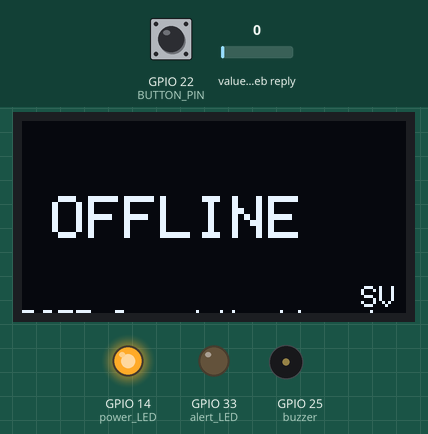
Simulated run of this sketch. Board: ESP32. Shown: 128×64 one-colour display, output pins drawn as LEDs (lit = HIGH), buzzer (waves = sounding, pin HIGH). Inputs (shaded band) come from the test bench; at power-on: GPIO 22 (BUTTON_PIN) LOW, value in the web reply 0. WiFi joins after 1.5 s; servers stay silent unless stated; web services answer with replies made up by the test bench; what the sketch prints to the serial monitor is not drawn.

Above: at 2.7 s.
2.8 s: GPIO 22 (BUTTON_PIN) pulled HIGH for 0.15 s
At 3.26 s:
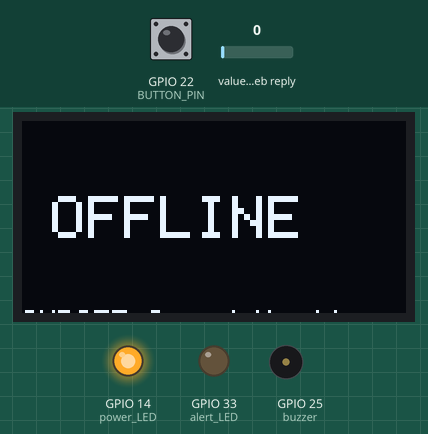
16.9 s: GPIO 22 (BUTTON_PIN) pulled HIGH for 1 s
At 17.38 s:
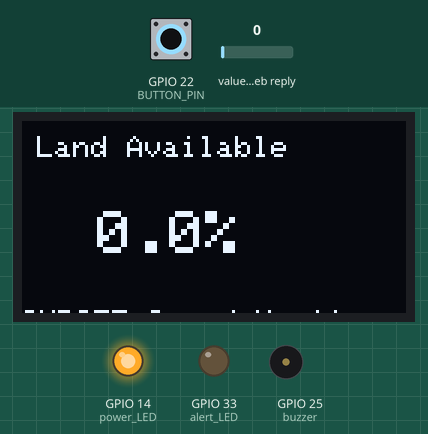
19.4 s: GPIO 22 (BUTTON_PIN) pulled HIGH for 0.15 s
At 19.86 s:
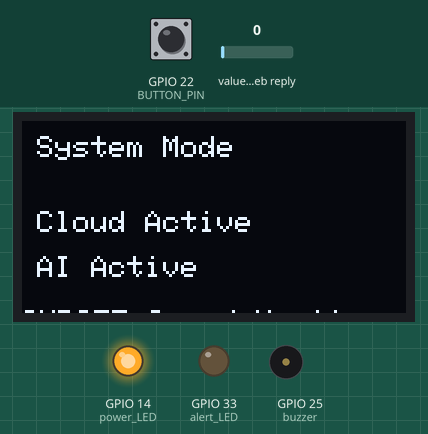
21.7 s: GPIO 22 (BUTTON_PIN) pulled HIGH for 3.2 s
At 22.18 s:
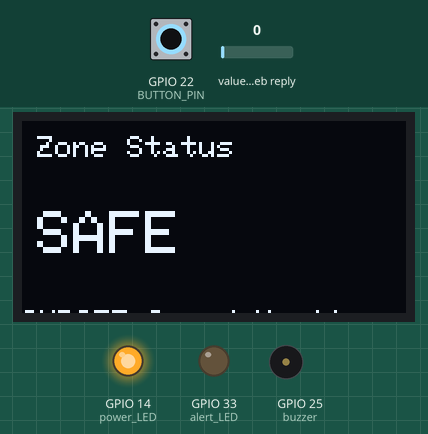
26.4 s: GPIO 22 (BUTTON_PIN) pulled HIGH for 0.15 s
At 26.85 s:
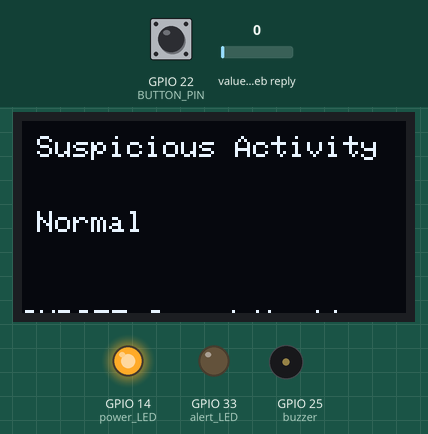
28.6 s: GPIO 22 (BUTTON_PIN) pulled HIGH for 1 s
At 29.02 s:
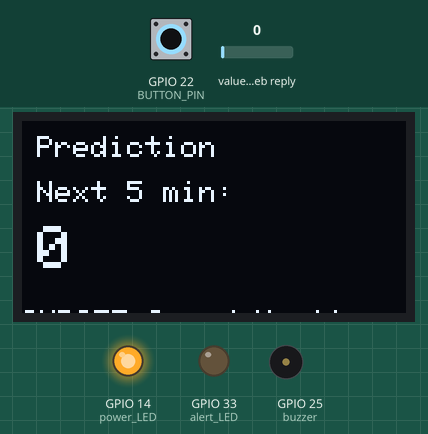

Measured:
- after the input at 19.4 s, the display: changes after 0.27 s (image 3)
- after the input at 26.4 s, the display: changes after 0.27 s (image 5)
- after the input at 28.6 s, the display: changes after 0.24 s (image 6)

The sketch:

receiver.ino
```cpp
#include <WiFi.h>
#include <HTTPClient.h>
#include <ArduinoJson.h>
#include <Wire.h>
#include <Adafruit_GFX.h>
#include <Adafruit_SSD1306.h>

// ================= WIFI =================
const char* ssid = "e-Yantra";
const char* password = "eYL@2016";

// ================= THINGSPEAK =================
const String CHANNEL_ID = "3320572";
const String READ_API_KEY = "GVJ80AY5DZUYI6J3";

// ================= HARDWARE =================
#define power_LED 14
#define alert_LED 33
#define buzzer 25
#define BUTTON_PIN 22
#define OLED_SDA 13
#define OLED_SCL 21

// ================= OLED =================
#define SCREEN_WIDTH 128
#define SCREEN_HEIGHT 64
Adafruit_SSD1306 display(SCREEN_WIDTH, SCREEN_HEIGHT, &Wire, -1);

// ================= DATA =================
String peopleCountStr = "-";
String landAvailableStr = "-";
bool deviceOnline = false;

int alertLevel = 0;
int zoneAlert = 0;
int suspiciousFlag = 0;
int predictedPeople = 0;

unsigned long alertStartTime = 0;
bool alertActive = false;
bool lastAlertState = false;
const unsigned long ALERT_DURATION = 5000; // 5 seconds

unsigned long lastCloudFetch = 0;
unsigned long lastSuccessfulUpdate = 0;

// ================= UI =================
int currentPage = 0;
const int totalPages = 7;
int lastButtonState = LOW;

String scrollText = "SVPCET Crowd Monitor | Cloud Mode ";
int scrollX = SCREEN_WIDTH;

// ================= SETUP =================
void setup() {

  Serial.begin(115200);

  pinMode(power_LED, OUTPUT);
  pinMode(alert_LED, OUTPUT);
  pinMode(buzzer, OUTPUT);
  pinMode(BUTTON_PIN, INPUT);

  Wire.begin(OLED_SDA, OLED_SCL);

  if (!display.begin(SSD1306_SWITCHCAPVCC, 0x3C)) {
    Serial.println("OLED Failed");
    while (1);
  }

  connectWiFi();
}

// ================= LOOP =================
void loop() {

  digitalWrite(power_LED, HIGH);

  // WiFi auto reconnect
  if (WiFi.status() != WL_CONNECTED) {
    connectWiFi();
  }

  // Fetch cloud every 15 sec
  if (millis() - lastCloudFetch > 15000) {
    lastCloudFetch = millis();
    fetchCloudData();
  }

  // If no update for 45 seconds → offline
  if (millis() - lastSuccessfulUpdate > 45000) {
    deviceOnline = false;
  }

  checkButton();
  updateAlert();
  updateScroll();
  updateOLED();

  delay(50);
}

// ================= WIFI =================
void connectWiFi() {

  display.clearDisplay();
  display.setCursor(0, 0);
  display.println("Connecting WiFi...");
  display.display();

  WiFi.begin(ssid, password);

  unsigned long startAttemptTime = millis();

  while (WiFi.status() != WL_CONNECTED &&
         millis() - startAttemptTime < 10000) {
    delay(500);
  }

  if (WiFi.status() == WL_CONNECTED) {
    Serial.println("WiFi Connected");
    Serial.println(WiFi.localIP());
  } else {
    Serial.println("WiFi Failed");
  }
}

// ================= CLOUD FETCH =================
void fetchCloudData() {

  if (WiFi.status() != WL_CONNECTED) return;

  HTTPClient http;

  String url = "https://api.thingspeak.com/channels/" +
               CHANNEL_ID +
               "/feeds/last.json?api_key=" +
               READ_API_KEY;

  http.begin(url);

  int httpCode = http.GET();

  if (httpCode == 200) {

    String payload = http.getString();

    StaticJsonDocument<256> doc;
    DeserializationError error = deserializeJson(doc, payload);

    if (!error) {

      int people = doc["field1"] | 0;
      float land = doc["field2"] | 0.0;

      alertLevel = doc["field3"] | 0;
      zoneAlert = doc["field4"] | 0;
      suspiciousFlag = doc["field5"] | 0;
      predictedPeople = doc["field6"] | 0;

      peopleCountStr = String(people);
      landAvailableStr = String(land, 1);

      deviceOnline = true;
      lastSuccessfulUpdate = millis();

      Serial.println("Cloud Updated");
    }
  } else {
    deviceOnline = false;
  }

  http.end();
}

// ================= OLED =================
void updateOLED() {

  display.clearDisplay();
  display.setTextSize(1);

  if (!deviceOnline) {

    display.setTextSize(2);
    display.setCursor(10, 25);
    display.println("OFFLINE");
  } else {

    switch (currentPage) {

      case 0:
        display.setCursor(5, 5);
        display.println("Device: Crowd Mon");
        display.setCursor(5, 30);
        display.println(WiFi.localIP());
        break;

      case 1:
        display.setCursor(5, 5);
        display.println("People Count");
        display.setTextSize(2);
        display.setCursor(40, 30);
        display.println(peopleCountStr);
        break;

      case 2:
        display.setCursor(5, 5);
        display.println("Land Available");
        display.setTextSize(2);
        display.setCursor(25, 30);
        display.print(landAvailableStr + "%");
        break;

      case 3:
        display.setCursor(5, 5);
        display.println("System Mode");
        display.setCursor(5, 30);
        display.println("Cloud Active");
        display.setCursor(5, 45);
        display.println("AI Active");
        break;

      case 4:
        display.setCursor(5, 5);
        display.println("Zone Status");
        display.setCursor(5, 30);
        display.setTextSize(2);
        if (zoneAlert == 1) {
          display.setTextColor(SSD1306_BLACK, SSD1306_WHITE); // Highlight text
          display.println("ZONE ALERT");
          display.setTextColor(SSD1306_WHITE, SSD1306_BLACK); // Reset formatting
        } else {
          display.println("SAFE");
        }
        display.setTextSize(1);
        break;

      case 5:
        display.setCursor(5, 5);
        display.println("Suspicious Activity");
        display.setCursor(5, 30);
        if (suspiciousFlag == 1) {
          display.setTextColor(SSD1306_BLACK, SSD1306_WHITE); // Warn
          display.println("Suspicious Detected");
          display.setTextColor(SSD1306_WHITE, SSD1306_BLACK);
        } else {
          display.println("Normal");
        }
        break;

      case 6:
        display.setCursor(5, 5);
        display.println("Prediction");
        display.setCursor(5, 20);
        display.println("Next 5 min:");
        display.setCursor(5, 35);
        display.setTextSize(2);
        display.println(predictedPeople);
        display.setTextSize(1);
        break;
    }
  }

  display.setTextSize(1);
  display.setCursor(scrollX, 55);
  display.println(scrollText);
  display.display();
}

// ================= BUTTON =================
void checkButton() {

  int reading = digitalRead(BUTTON_PIN);

  if (reading == HIGH && lastButtonState == LOW) {
    currentPage = (currentPage + 1) % totalPages;
    scrollX = SCREEN_WIDTH;
    delay(200);
  }

  lastButtonState = reading;
}

// ================= SCROLL =================
void updateScroll() {

  scrollX--;

  int textWidth = scrollText.length() * 6;

  if (scrollX < -textWidth) scrollX = SCREEN_WIDTH;
}

// ================= ALERT =================
void updateAlert() {

  if (!deviceOnline) {
    digitalWrite(alert_LED, LOW);
    digitalWrite(buzzer, LOW);
    alertActive = false;
    lastAlertState = false;
    return;
  }

  bool newAlert = (zoneAlert == 1 || alertLevel >= 2);

  if (newAlert && !lastAlertState) {
    alertActive = true;
    alertStartTime = millis();
    digitalWrite(alert_LED, HIGH);
    digitalWrite(buzzer, HIGH);
  }

  if (alertActive && (millis() - alertStartTime >= ALERT_DURATION)) {
    digitalWrite(alert_LED, LOW);
    digitalWrite(buzzer, LOW);
    alertActive = false;
  }

  lastAlertState = newAlert;
}
```
